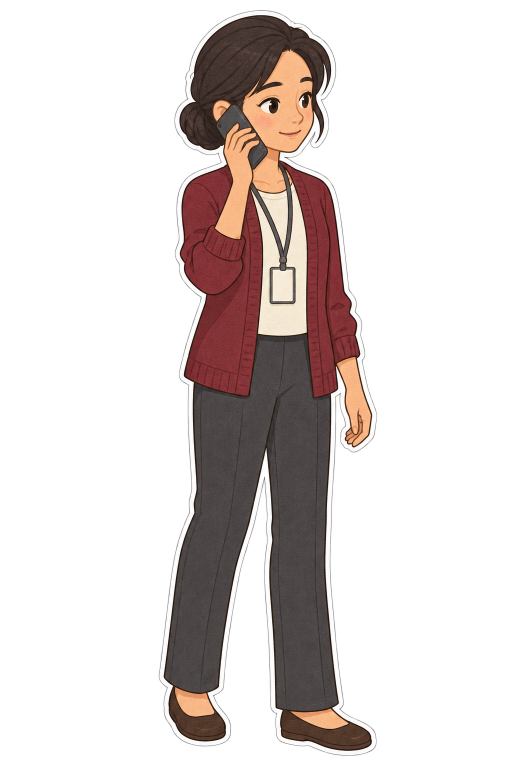
#> input picture review/G5/a3/raw/pose_lin_phone_v01.png, 1024 x 1536 px, given in place of chr-xiaoqing_master_v04.png, which was not available (shown at 1/2 size)
$ python process_a3_chars.py
#> lines starting #> are read from the running program, lines starting #| are printed output that depends on the picture; pictures that were not available may be replaced by others from this repository, and a replacement may not be noted
### review/G5/shared_art/scripts/process_chars.py
"""G5 共用美術：角色立牌（Codex 原檔）→ assets/generated（加版本號；兒童主色同色相調回 v04 色票）→ assets/final（去雜點、裁透明邊＋16 px、顏色外擴）。

用法：/opt/anaconda3/bin/python3 review/G5/shared_art/scripts/process_chars.py [raw_id ...]
- 原檔：review/G5/shared_art/raw/<raw_id>.png（不改）
- 兒童（小晴、小宇）：主色 L* 和 v04 母版差 > 1 時用 tools/recolor_garment.recolor 調回（D-G2-06：吊帶褲 L* 37、外套 L* 39，a*、b* 不動）
- 輸出紀錄：review/G5/shared_art/import.json（裁切位移、尺寸、腳底、主色、雜點數、自動檢查）
"""
import json
import shutil
import sys
from pathlib import Path

import numpy as np
from PIL import Image

HERE = Path(__file__).resolve().parent
sys.path.insert(0, str(HERE))
import g5lib as L  # noqa: E402

ROOT = L.ROOT
sys.path.insert(0, str(ROOT / "tools"))
RAW = ROOT / "review/G5/shared_art/raw"
GEN = ROOT / "assets/generated"
FIN = ROOT / "assets/final"
OUT = ROOT / "review/G5/shared_art"

XQ_SPEC = [("湖水綠吊帶褲", (160, 205), 0.25, 0.10, (0.0, 1.0), 37.0)]
XY_SPEC = [("橘紅外套", (345, 22), 0.55, 0.25, (0.15, 0.78), 39.0)]

# raw_id → (角色, 檔名部件, 種類, 主色量測 [(名稱, 色相範圍, s_min, v_min, v_max, 身高帶)], 調色規格)
JOBS = {
    "pose_xq_cross_v06": ("xiaoqing", "pose-cross", "kid", XQ_SPEC),
    "pose_xq_palmno_v06": ("xiaoqing", "pose-palmno", "kid", XQ_SPEC),
    "pose_xq_forehead_v06": ("xiaoqing", "pose-forehead", "kid", XQ_SPEC),
    "pose_xq_walk_v06": ("xiaoqing", "pose-walk", "kid", XQ_SPEC),
    "pose_xy_cross_v06": ("xiaoyu", "pose-cross", "kid", XY_SPEC),
    "pose_xy_palmno_v06": ("xiaoyu", "pose-palmno", "kid", XY_SPEC),
    "pose_xy_forehead_v06": ("xiaoyu", "pose-forehead", "kid", XY_SPEC),
    "pose_xy_walk_v06": ("xiaoyu", "pose-walk", "kid", XY_SPEC),
    "pose_xy_watch_v06": ("xiaoyu", "pose-watch-dial", "kid", XY_SPEC),
    "chr_pinan_stand_v01": ("pinan", "master", "new", None),
    "chr_pinan_sit_v01": ("pinan", "pose-sit-lantern", "new", None),
    "chr_pinan_walk_v01": ("pinan", "pose-walk-straps", "new", None),
    "chr_lin_stand_v01": ("lin", "master", "new", None),
    "chr_lin_crouch_v01": ("lin", "pose-crouch", "new", None),
    "chr_lin_sit_v01": ("lin", "pose-sit", "new", None),
    "chr_chen_stand_v01": ("chen", "master", "new", None),
    "chr_ye_stand_v01": ("ye", "master", "new", None),
    "chr_ye_crouch_v01": ("ye", "pose-crouch", "new", None),
}

# 主色量測（色相範圍、s 下限、v 下限、v 上限、身高帶）與參考色（Lab；兒童＝v04 母版實量）
GARMENTS = {
    "xiaoqing": [("湖水綠吊帶褲", (160, 205), 0.25, 0.10, 1.0, (0.3, 1.0)), ("芥末黃上衣", (35, 55), 0.5, 0.5, 1.0, (0.2, 0.5))],
    "xiaoyu": [("橘紅外套", (345, 22), 0.55, 0.25, 0.95, (0.15, 0.6)), ("卡其短褲", (25, 45), 0.2, 0.4, 0.85, (0.5, 0.75))],
    "pinan": [("茄紫上衣", (280, 345), 0.15, 0.12, 0.7, (0.15, 0.6)), ("橄欖綠書包", (55, 95), 0.2, 0.15, 0.7, (0.1, 0.6))],
    "lin": [("酒紅毛衣", (330, 15), 0.3, 0.15, 0.8, (0.12, 0.6))],
    "chen": [("黃綠背心", (55, 95), 0.4, 0.4, 1.0, (0.15, 0.6)), ("淺灰制服", (0, 360), 0.0, 0.55, 0.9, (0.12, 0.45))],
    "ye": [("鼠尾草綠護理服", (70, 160), 0.08, 0.35, 0.85, (0.15, 0.55))],
}


def master_ref_lab():
    ref = {}
    for cid, f in (("xiaoqing", "chr-xiaoqing_master_v04.png"), ("xiaoyu", "chr-xiaoyu_master_v04.png")):
        a = np.array(Image.open(FIN / f).convert("RGBA"))
#> a is the input picture: shape (1536, 1024, 4); mean R, G, B, A 67.4, 58.5, 56.1, 69.3
        ref[cid] = {g[0]: L.garment_stats(a, g[1], g[2], g[3], g[4], g[5]) for g in GARMENTS[cid]}
#> in garment_stats, `rgb = a[..., :3]`:
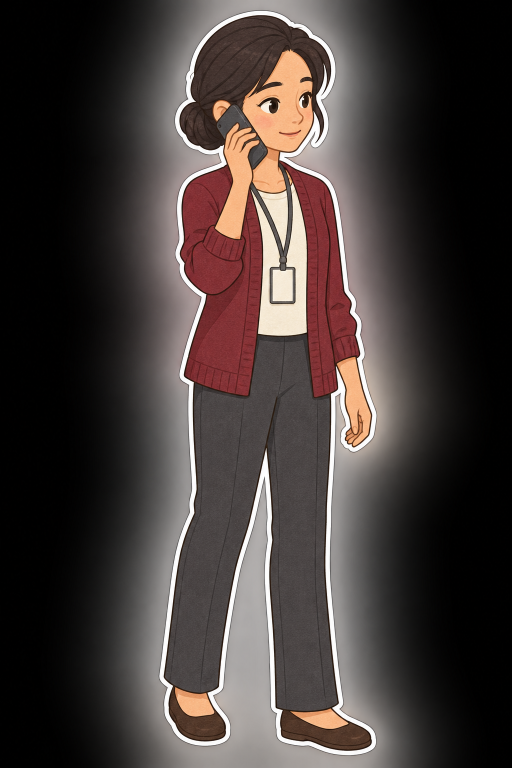
#> rgb: shape (1536, 1024, 3) (shown at 1/2 size); mean R, G, B 67.4, 58.5, 56.1
    return ref


# [65 lines left out: functions process, main, not called in this run]


# [2 lines that do not run on import are left out]

### review/G5/shared_art/scripts/g5lib.py
"""G5 共用美術的共用函式：去背整理、自動檢查、退路臉部範圍量測與兩眼同閉模擬。"""
import math
from pathlib import Path

import numpy as np
from PIL import Image, ImageDraw, ImageFont
from scipy import ndimage
from skimage import color as skc

ROOT = Path(__file__).resolve().parents[4]
FONT_PATH = "/System/Library/AssetsV2/com_apple_MobileAsset_Font8/86ba2c91f017a3749571a82f2c6d890ac7ffb2fb.asset/AssetData/PingFang.ttc"


# [5 lines left out: function font, not called in this run]


def hsv(rgb):
    rgb = rgb.astype(np.float32) / 255.0
    r, g, b = rgb[..., 0], rgb[..., 1], rgb[..., 2]
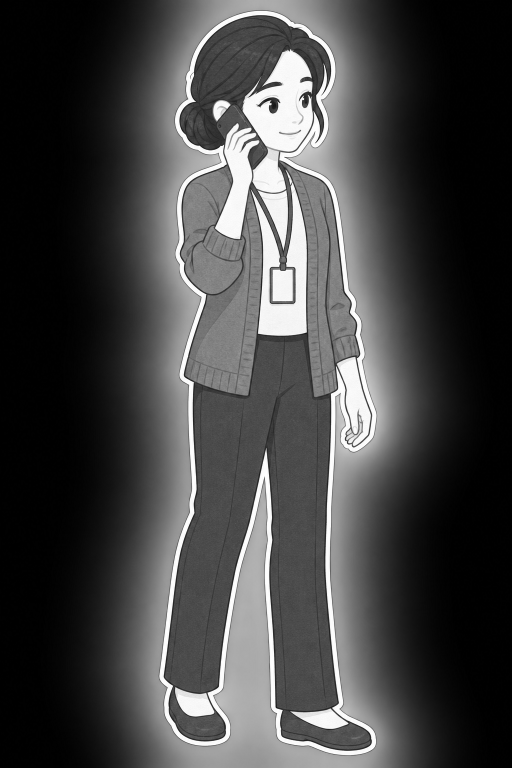
#> r: shape (1536, 1024) float32 (shown at 1/2 size); min 0, max 1, mean 0.264
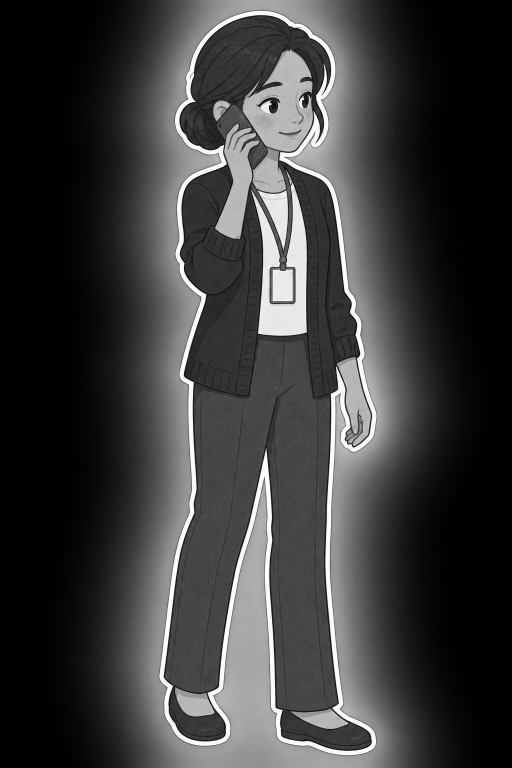
#> g: shape (1536, 1024) float32 (shown at 1/2 size); min 0, max 1, mean 0.229
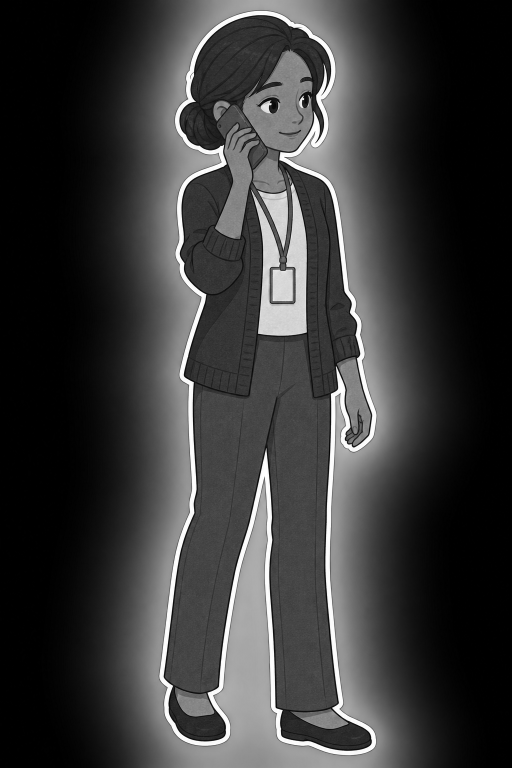
#> b: shape (1536, 1024) float32 (shown at 1/2 size); min 0, max 1, mean 0.22
    mx, mn = rgb.max(-1), rgb.min(-1)
    d = mx - mn + 1e-6
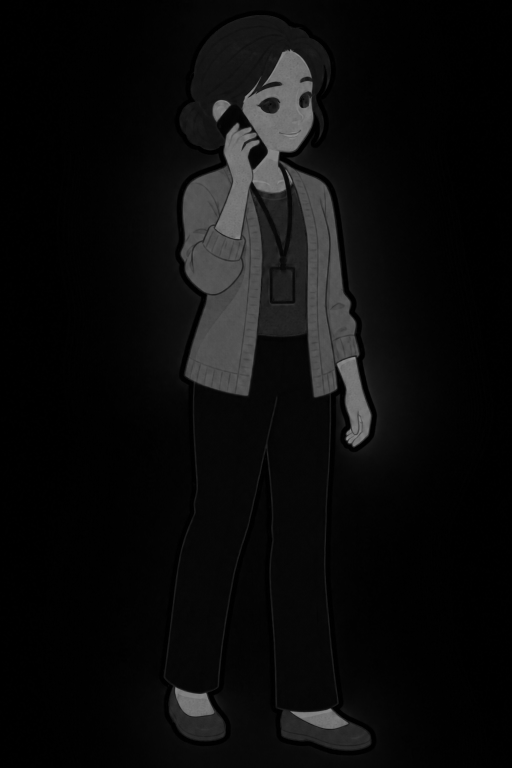
#> d: shape (1536, 1024) float32 (shown at 1/2 size); min 1e-06, max 0.576, mean 0.0454
    h = np.where(mx == r, ((g - b) / d) % 6, np.where(mx == g, (b - r) / d + 2, (r - g) / d + 4)) * 60
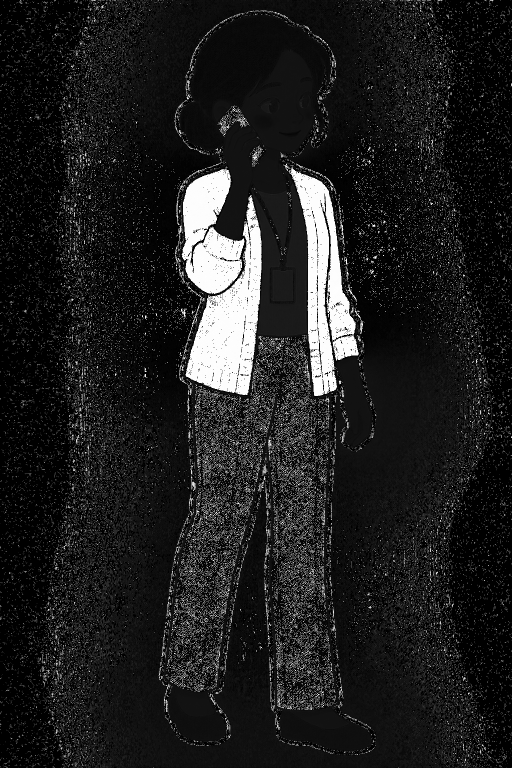
#> h: shape (1536, 1024) float32 (shown at 1/2 size); min 0, max 359.3, mean 44.2; drawn with min black and max white
    return h, (mx - mn) / (mx + 1e-6), mx


def lab_of(rgb):
    return skc.rgb2lab(rgb.astype(np.float32) / 255.0)


def bleed(a):
    m = a[..., 3] > 0
    if m.all() or not m.any():
        return a
    _, (iy, ix) = ndimage.distance_transform_edt(~m, return_indices=True)
    out = a.copy()
    out[~m, :3] = a[iy[~m], ix[~m], :3]
    return out


def clean_alpha(a, min_comp=200, keep_largest=None):
    """Codex 圖：alpha<24→0、≥250→255，移除小雜點。回傳 (清理後, 移除像素數)。"""
    a = a.copy()
    a[..., 3] = np.where(a[..., 3] < 24, 0, a[..., 3])
    a[..., 3] = np.where(a[..., 3] >= 250, 255, a[..., 3])
    lab, n = ndimage.label(a[..., 3] > 0)
    if n == 0:
        return a, 0
    sizes = ndimage.sum(np.ones_like(lab), lab, range(1, n + 1))
    if keep_largest:
        order = np.argsort(sizes)[::-1][:keep_largest]
        keep = np.isin(lab, 1 + order)
    else:
        keep = np.isin(lab, 1 + np.nonzero(sizes >= min_comp)[0])
    removed = int(((a[..., 3] > 0) & ~keep).sum())
    a[~keep, 3] = 0
    return a, removed


def crop_pad(a, pad=16, pad_left=None):
    ys, xs = np.nonzero(a[..., 3] > 0)
    pl = pad if pad_left is None else pad_left
    x0, y0, x1, y1 = xs.min() - pl, ys.min() - pad, xs.max() + 1 + pad, ys.max() + 1 + pad
    crop = np.zeros((y1 - y0, x1 - x0, 4), np.uint8)
    sx0, sy0, sx1, sy1 = max(x0, 0), max(y0, 0), min(x1, a.shape[1]), min(y1, a.shape[0])
    crop[sy0 - y0:sy1 - y0, sx0 - x0:sx1 - x0] = a[sy0:sy1, sx0:sx1]
    return bleed(crop), (int(x0), int(y0))


def edge_margins(a, th=128):
    m = a[..., 3] >= th
    ys, xs = np.nonzero(m)
    H, W = m.shape
    return {"left": int(xs.min()), "top": int(ys.min()), "right": int(W - 1 - xs.max()), "bottom": int(H - 1 - ys.max())}


def checks(a, raw=None, expect_touch=()):
    """自動檢查：霧邊、白邊、深色細線、裁切、平光。a＝最終 RGBA（uint8）。"""
    alpha = a[..., 3]
    m = alpha >= 128
    out = {}
    # 霧邊：離不透明範圍 > 3 px 還有 alpha>0 的像素
    dist_out = ndimage.distance_transform_edt(~m)
    fog = (alpha > 0) & (dist_out > 3)
    out["fog_px"] = int(fog.sum())
    out["semi_alpha_px"] = int(((alpha > 0) & (alpha < 255)).sum())
    out["semi_alpha_ratio_of_edge"] = round(out["semi_alpha_px"] / max(1, int((m ^ ndimage.binary_erosion(m)).sum())), 3)
    if raw is not None:
        ra = raw[..., 3]
        rm = ra >= 128
        rd = ndimage.distance_transform_edt(~rm)
        out["raw_fog_px"] = int(((ra > 0) & (ra < 24) & (rd > 3)).sum())
        out["raw_margins"] = edge_margins(raw)
        touch = [k for k, v in out["raw_margins"].items() if v <= 2]
        out["raw_touches_edge"] = touch
        out["crop_ok"] = all(t in expect_touch for t in touch)
    # 白邊：沿外輪廓往內 d px 的像素有多少是紙芯白
    din = ndimage.distance_transform_edt(m)
    lab = lab_of(a[..., :3])
    L, C = lab[..., 0], np.hypot(lab[..., 1], lab[..., 2])
    white = (L > 86) & (C < 14)
    dark = L < 50
    prof = []
    for d in range(1, 25):
        ring = m & (din > d - 1) & (din <= d)
        prof.append(round(float(white[ring].mean()), 3) if ring.any() else 0.0)
    out["white_profile_1_24"] = prof
    # 白邊起點：前 4 px 內第一個白色比例 ≥0.5 的環（有些圖白邊外還有 1–2 px 深色細線）
    start = next((i for i in range(4) if prof[i] >= 0.5), None)
    width = 0
    if start is not None:
        for f in prof[start:]:
            if f < 0.5:
                break
            width += 1
    out["white_border_start_px"] = start
    out["outer_dark_line"] = bool(start is not None and start >= 2)
    out["white_border_px"] = width
    end = (start or 0) + width
    ring_in = m & (din > end + 0.5) & (din <= end + 4.5)
    out["dark_line_inside_border"] = round(float(dark[ring_in].mean()), 3) if ring_in.any() else 0.0
    # 白邊連續性：白邊範圍內（去掉頭尾 1 px）的白色比例平均
    seg = prof[(start or 0) + 1:max((start or 0) + 2, end - 1)]
    out["white_border_coverage"] = round(float(np.mean(seg)), 3) if width >= 3 else 0.0
    out["white_border_ok"] = bool(width >= 6 and out["white_border_coverage"] >= 0.8)
    # 平光：角色內部（離邊 ≥ 20 px）左右半邊 L* 中位差
    core = m & (din > 20)
    ys, xs = np.nonzero(core)
    if len(xs):
        cx = np.median(xs)
        lft, rgt = core & (np.arange(a.shape[1])[None, :] < cx), core & (np.arange(a.shape[1])[None, :] >= cx)
        out["lr_L_median_diff"] = round(float(abs(np.median(L[lft]) - np.median(L[rgt]))), 1)
    # 暖色偏：全圖非膚色不透明處的平均 b*
    out["mean_b"] = round(float(lab[..., 2][core].mean()), 1) if core.any() else None
    return out


def garment_stats(a, hue, s_min=0.25, v_min=0.1, v_max=1.0, band=(0, 1)):
    rgb = a[..., :3]
    h, s, v = hsv(rgb)
    h0, h1 = hue
    inside = ((h >= h0) | (h <= h1)) if h0 > h1 else ((h >= h0) & (h <= h1))
#> inside: shape (1536, 1024) bool; 0.57% white in thin lines or dots
#> (the rest of the program and of its run is left out)
